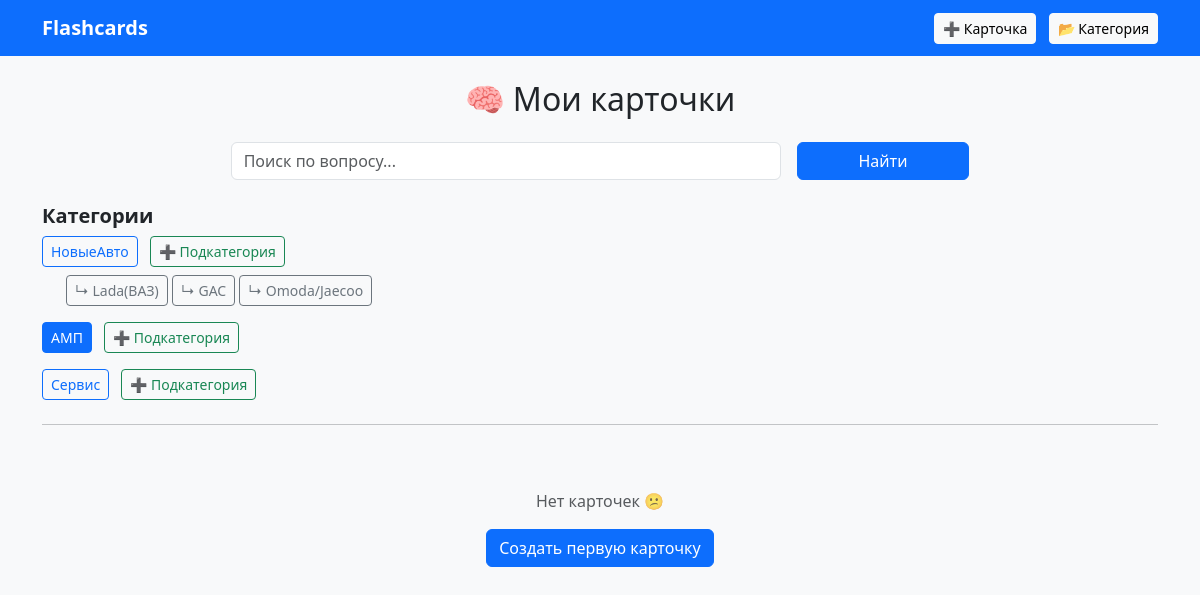
Page /?category=АМП on the committed database.
### cards/models.py (models this page shows, shortened)
class Category(models.Model):
    name = models.CharField(max_length=100)
    parent = models.ForeignKey(
        'self', on_delete=models.CASCADE, null=True, blank=True, related_name='subcategories'
    )

### cards/views.py (the view)
# urls.py: path('', views.home, name='home'),
def home(request):
    query = request.GET.get('q', '')
    category_name = request.GET.get('category', '')
    subcategory_name = request.GET.get('subcategory', '')
    categories = Category.objects.filter(parent__isnull=True)
    cards = Card.objects.all()
    if query:
        cards = cards.filter(question__icontains=query)
    if category_name:
        cards = cards.filter(category__name=category_name) | cards.filter(category__parent__name=category_name)
    if subcategory_name:
        cards = cards.filter(category__name=subcategory_name)
    return render(request, 'cards/home.html', {
        'cards': cards,
        'categories': categories,
        'selected_category': category_name,
        'selected_subcategory': subcategory_name,
    })

### cards/templates/cards/home.html
{% extends 'cards/base.html' %}
{% block content %}
<h2 class="mb-4 text-center">🧠 Мои карточки</h2>
<form method="get" class="row g-3 mb-4 align-items-center justify-content-center">
  <div class="col-md-6">
    <input type="text" name="q" class="form-control" placeholder="Поиск по вопросу..." value="{{ request.GET.q }}">
  </div>
  <div class="col-md-2">
    <button type="submit" class="btn btn-primary w-100">Найти</button>
  </div>
</form>
<div class="mb-4">
  <h5 class="fw-bold">Категории</h5>
  {% for category in categories %}
    <div class="mb-3">
      <a href="?category={{ category.name }}"
         class="btn btn-outline-primary btn-sm {% if selected_category == category.name %}active{% endif %}">
        {{ category.name }}
      </a>
      <a href="{% url 'add_subcategory' category.id %}"
         class="btn btn-outline-success btn-sm ms-2">
        ➕ Подкатегория
      </a>
      {% if category.subcategories.all %}
        <div class="ms-4 mt-2">
          {% for sub in category.subcategories.all %}
            <a href="?subcategory={{ sub.name }}"
               class="btn btn-outline-secondary btn-sm {% if selected_subcategory == sub.name %}active{% endif %}">
              ↳ {{ sub.name }}
            </a>
          {% endfor %}
        </div>
      {% endif %}
    </div>
  {% empty %}
    <p class="text-muted">Категорий пока нет 😕</p>
  {% endfor %}
</div>
<hr>
{% if cards %}
  <div class="row row-cols-1 row-cols-md-2 row-cols-lg-3 g-4">
    {% for card in cards %}
    <div class="col">
      <div class="flip-card" onclick="this.classList.toggle('flipped')">
        <div class="flip-card-inner shadow-sm border-0">
      <div class="flip-card-front card bg-white p-3 d-flex flex-column justify-content-between">
        <div>
          <h5 class="card-title">{{ card.question }}</h5>
          <p class="text-muted small">{{ card.category.name }}</p>
        </div>
        <div class="text-center mt-3">
          <p class="text-primary fw-semibold">Узнать ответ</p>
        </div>
      </div>
      <div class="flip-card-back card bg-primary text-white p-3 d-flex flex-column justify-content-between">
        <div>
          <h5 class="card-title">{{ card.answer }}</h5>
        </div>
        <div class="text-center mt-3">
          <p class="text-light">Вернуться</p>
        </div>
      </div>
    </div>
  </div>
  <div class="text-center mt-2">
    <a href="{% url 'edit_card' card.id %}" class="btn btn-sm bg-success text-white">✏️</a>
    <a href="{% url 'delete_card' card.id %}" class="btn btn-sm bg-danger text-white">❌</a>
  </div>
</div>
{% endfor %}
  </div>
{% else %}
  <div class="text-center text-muted py-5">
    <p>Нет карточек 😕</p>
    <a href="{% url 'add_card' %}" class="btn btn-primary">Создать первую карточку</a>
  </div>
{% endif %}
{% endblock %}

### cards/templates/cards/base.html (style rules this page uses)
body { background: #f8f9fa; }

### rows in the picture
Category: name "НовыеАвто"
Category: name "Lada(ВАЗ)"
Category: name "GAC"
Category: name "Omoda/Jaecoo"
Category: name "АМП"
Category: name "Сервис"
